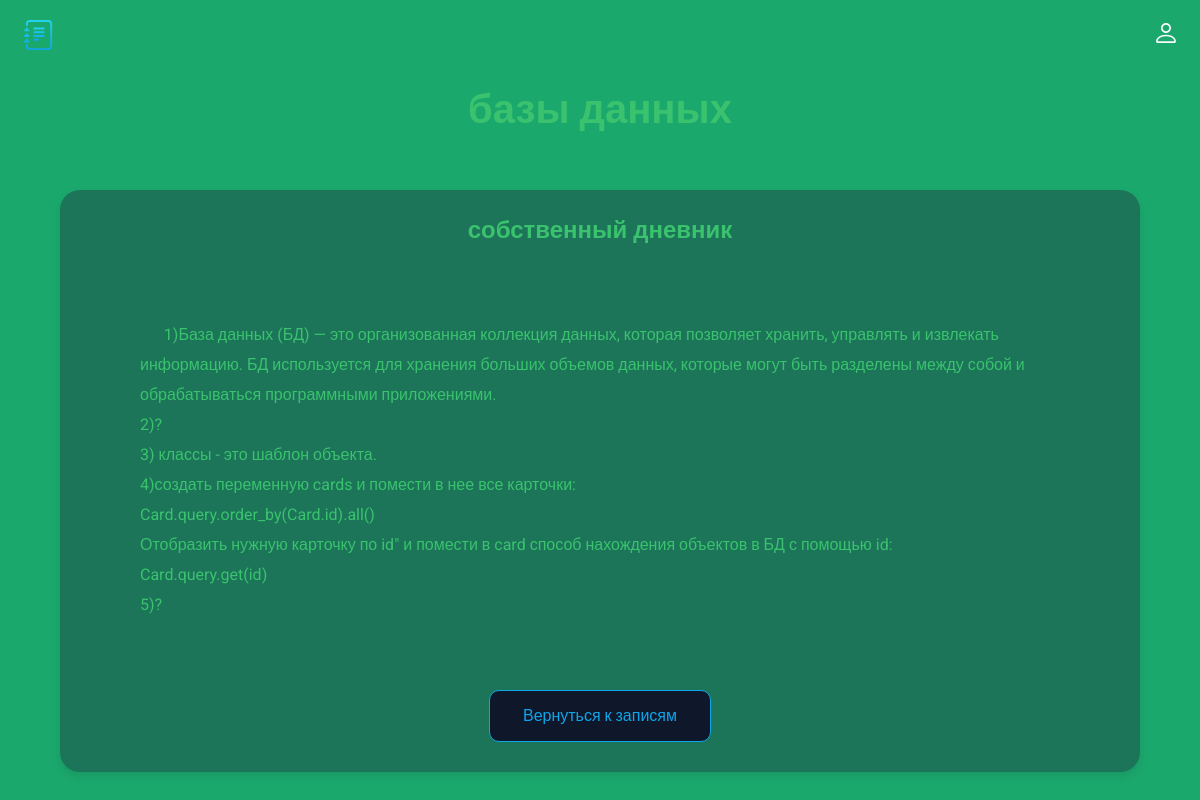
/card/1, run on the app's committed database.
### main.py (models this page shows, shortened)
class Card(db.Model):
    id = db.Column(db.Integer, primary_key=True)
    title = db.Column(db.String(100), nullable=False)
    subtitle = db.Column(db.String(300), nullable=False)
    text = db.Column(db.Text, nullable=False)

### main.py (the view)
@app.route('/card/<int:id>')
def card(id):
    card = Card.query.get(id)
    return render_template('card.html', card=card)

### templates/card.html (shortened to what this page needs)
<!doctype html>
<html lang="ru">
<head>
  <link rel="stylesheet" href="../static/css/style.css">
</head>
<body>
  <header class="header">
    <img src="../static/img/logo.svg" alt="logo" width="30" height="30">
    <ul class="main-list">
        <li class="list__item">
          <a href="">
            <img src="../static/img/login.svg" alt="login" width="20" height="20">
          </a>
    </ul>
  </header>
  <main class="main">
    {% block content %}
    <h1 class="main__title">{{card.title}}</h1>
    <div class="main__block">
      <h2 class="main__subtitle">{{card.subtitle}}</h2>
      <div class="main__text">
      {{card.text}}
      </div>
      <a class="main__link" href="/">Вернуться к записям</a>
    </div>
  </main>
  {% endblock %}
</body>
</html>

### static/css/style.css (style rules this page uses)
body { margin: 0; padding: 0; font-family: 'Roboto', sans-serif; font-size: 16px; line-height: 20px; background-color: #1ba86d; color: #3ac26e; }
h1, h2, p { margin: 0; }
img { object-fit: contain; }
a { text-decoration: none; color: inherit; transition: 0.2s; }
ul { list-style: none; margin: 0; padding: 0; }
.header { display: flex; justify-content: space-between; align-items: center; padding: 20px 2%; margin-bottom: 30px; }
.main-list { display: flex; align-items: center; gap: 20px; }
.main__title { font-size: 40px; text-align: center; margin-bottom: 70px; }
.main { padding: 0 5%; }
.main__block { background: rgba(30, 41, 59, 0.4); border-radius: 20px; box-shadow: 0px 4px 10px rgba(0, 0, 0, 0.1); padding: 30px 80px; display: flex; flex-direction: column; align-items: center; }
.main__subtitle { text-align: center; margin-bottom: 50px; }
.main__text { line-height: 30px; margin-bottom: 40px; white-space: pre-wrap; align-self: flex-start; }
.main__link { display: block; border: 1px solid rgba(14, 165, 233, 1); background: #0F172A; border-radius: 10px; color: rgba(14, 165, 233, 1); padding: 15px 10px; font: inherit; width: 200px; text-align: center; cursor: pointer; transition: 0.2s; }

### data on the page
Card: title "базы данных", subtitle "собственный дневник", text "1)База данных (БД) — это организованная коллекция данных, которая позволяет хранить, управлять и извлекать информацию. БД используется для хранения больших объемов данных, которые могут быть разделены между собой и обрабатываться программными приложениями. 2)? 3) классы - это шаблон объекта. 4)создать переменную cards и помести в нее все карточки: Card.query.order_by(Card.id).all() Отобразить нужную карточку по id\" и помести в card способ нахождения объектов в БД с помощью id: Card.query.get(id) 5)?"
